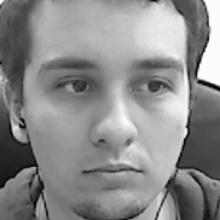
#> input picture photos/person.1.1.jpg, 220 x 220 px, given in place of the camera
$ python 'to_take_pictures .py'
#> lines starting #> are read from the running program, lines starting #| are printed output that depends on the picture; after the words box and inside, x2 and y2 are one past the last pixel; in counts of white or black regions, pixels touching at a corner belong together
import cv2
#Captura a imagem da pessoa da webcam e atribui um identificador, após isso


classifier = cv2.CascadeClassifier("haarcascade-frontalface-default.xml") #Classifier with Haar Cascade Viola–Jones method
eyeclassifer = cv2.CascadeClassifier("haarcascade-eye.xml")
camera = cv2.VideoCapture(0) #Detect Camera
sample = 1 #variable to control how many picture were made
numbersamples = 25 #will be made 25 photos of each people
id = input("Type your name: ")
#> the answer given: photos/person.1.1.jpg
width, height = 220, 220 #control the size of the photo will be taken
#Fisherfaces e o Eigen Faces para treinamento necessita que o tamanho da imagem seja iguais.
print("Capturing faces....")

while (True):
    connected, image = camera.read()
#> image is the input picture: shape (220, 220, 3); min 0, max 255, mean 138.8
    #make gray image detection the algorithm performance is better
    grayimage = cv2.cvtColor(image, cv2.COLOR_BGR2GRAY) #convert image to grayscale
    facesdetected =  classifier.detectMultiScale(grayimage, scaleFactor=1.5, minSize=(100,100)) #scale factor indicates the image scale
#> facesdetected = [[23, 17, 182, 182]]

    for (x, y, w, h) in facesdetected: #w = width h=height
        cv2.rectangle(image, (x, y),(x + h, y + w ), (0, 0, 255), 2 ) #bouding box
        if cv2.waitKey(1) & 0xFF == ord('q'): #toda vez que apertar a tecla q ele executa o que está abaixo do if (salvar a imagem que está passando na webcam)
            faceImage = cv2.resize(grayimage[y:y + h, x:x + w], (width, height))
            cv2.imwrite("photos/person." + str(id) + "." + str(sample) + ".jpg", faceImage)
            print("[picture " + str(sample) + "taken]")
            sample += 1
#> this loop made 1 pass; (key q is pressed on pass 1)
#> (x, y, w, h, sample) on pass 1: (23, 17, 182, 182, 2)
#| [picture 1taken]
#> pass 1, `faceImage = cv2.resize(grayimage[y:y + h, x:x + w], (width, height))`:
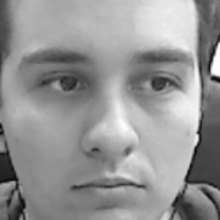
#> faceImage: shape (220, 220); min 5, max 255, mean 148.3
#> after the loop:
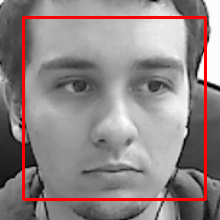
#> image: shape (220, 220, 3); 4.5% of pixels changed, all inside (x1, y1, x2, y2) = (22, 16, 207, 201)
#> after the loop, sample = 2


    cv2.imshow("Face", image)
    cv2.waitKey(1)

    if (sample >= numbersamples + 1):
        break


camera.realease() #free the memory
cv2.DestroyAllWindows()

$ run again, on photos/person.1.10.jpg
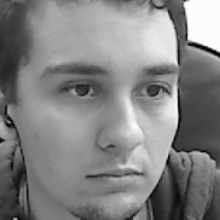
#> input picture photos/person.1.10.jpg, 220 x 220 px, given in place of the camera
#> image is the input picture: shape (220, 220, 3); min 0, max 255, mean 130.6
#> facesdetected = [[23, 20, 182, 182]]
#> the loop `for (x, y, w, h) in facesdetected:` made 1 pass; (key q is pressed on pass 1)
#> (x, y, w, h, sample) on pass 1: (23, 20, 182, 182, 2)
#> (printed output is left out)
#> pass 1, `faceImage = cv2.resize(grayimage[y:y + h, x:x + w], (width, height))`:
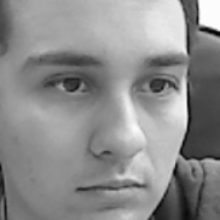
#> faceImage: shape (220, 220); min 5, max 254, mean 140.2
#> after the loop `for (x, y, w, h) in facesdetected:`:
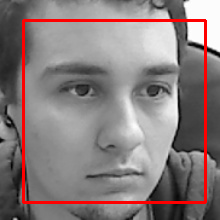
#> image: shape (220, 220, 3); 4.5% of pixels changed, all inside (x1, y1, x2, y2) = (22, 19, 207, 204)
#> after the loop `for (x, y, w, h) in facesdetected:`: sample = 2

$ run again, on photos/person.1.11.jpg
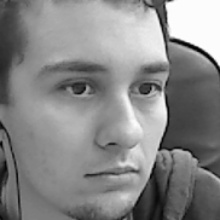
#> input picture photos/person.1.11.jpg, 220 x 220 px, given in place of the camera
#> image is the input picture: shape (220, 220, 3); min 0, max 255, mean 134.7
#> facesdetected = [[22, 16, 182, 182]]
#> the loop `for (x, y, w, h) in facesdetected:` made 1 pass; (key q is pressed on pass 1)
#> (x, y, w, h, sample) on pass 1: (22, 16, 182, 182, 2)
#> (printed output is left out)
#> pass 1, `faceImage = cv2.resize(grayimage[y:y + h, x:x + w], (width, height))`:
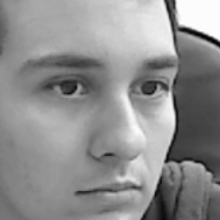
#> faceImage: shape (220, 220); min 3, max 255, mean 142.6
#> after the loop `for (x, y, w, h) in facesdetected:`:
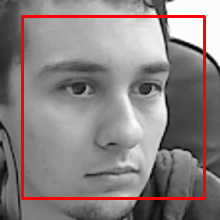
#> image: shape (220, 220, 3); 4.5% of pixels changed, all inside (x1, y1, x2, y2) = (21, 15, 206, 200)
#> after the loop `for (x, y, w, h) in facesdetected:`: sample = 2

$ run again, on photos/person.1.12.jpg
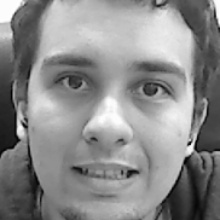
#> input picture photos/person.1.12.jpg, 220 x 220 px, given in place of the camera
#> image is the input picture: shape (220, 220, 3); min 1, max 255, mean 138.3
#> facesdetected = [[20, 21, 182, 182]]
#> the loop `for (x, y, w, h) in facesdetected:` made 1 pass; (key q is pressed on pass 1)
#> (x, y, w, h, sample) on pass 1: (20, 21, 182, 182, 2)
#> (printed output is left out)
#> pass 1, `faceImage = cv2.resize(grayimage[y:y + h, x:x + w], (width, height))`:
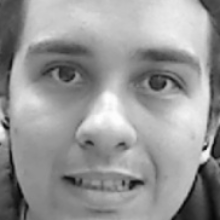
#> faceImage: shape (220, 220); min 5, max 254, mean 150.7
#> after the loop `for (x, y, w, h) in facesdetected:`:
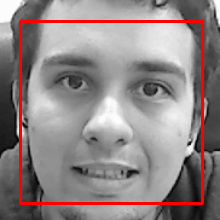
#> image: shape (220, 220, 3); 4.5% of pixels changed, all inside (x1, y1, x2, y2) = (19, 20, 204, 205)
#> after the loop `for (x, y, w, h) in facesdetected:`: sample = 2
